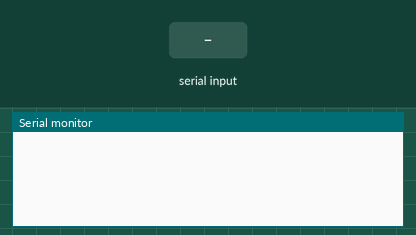
This sketch was run on a simulated Arduino Uno, built with avr-gcc and run on an emulated ATmega328P. Parts: the last lines printed to the serial monitor. Inputs (shaded band) come from the test bench.

Above: at 1.2 s.
1.3 s: "90,45\n" received over Serial
At 2.1 s:
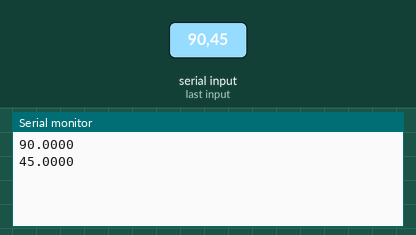
2.8 s: "30,150\n" received over Serial
At 5.0 s:
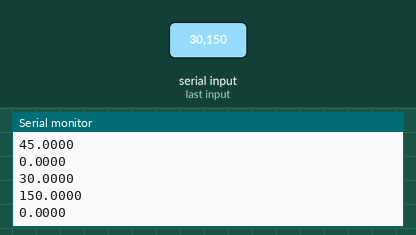
Timing chart, 0 to 6.5 s (numbered marks = the images above; inputs shaded):
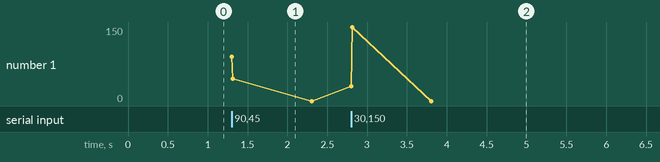

Measured:
- after the input at 1.3 s, the serial monitor: prints a new line at once (image 1)
- after the input at 2.8 s, the serial monitor: prints a new line at once (image 2)

The sketch:

sketch_nov8b_reciever_.ino
```cpp
// This Arduino sketch reads data from the Serial input and processes it.

void setup() {
  // Initialize the serial communication at a baud rate of 9600
  Serial.begin(9600);
}

void loop() {
  // Check if there's data available in the Serial input buffer
  if (Serial.available() > 0) {
    // Read a floating-point value from the Serial input
    float receivedValue = Serial.parseFloat();

    // Do something with the received value, e.g., output it on the Serial Monitor
    Serial.println(receivedValue, 4);  // Send the received value with up to 4 decimal places
  }
}
```
